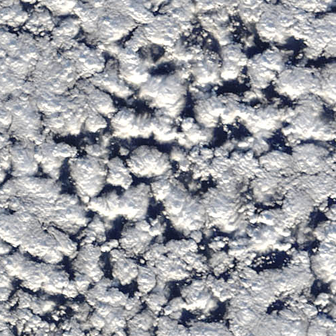
#> input picture croppedimage_1crop_53.png, 336 x 336 px, shrunk from 500 x 500 before the run
$ jupyter execute --allow-errors 'Edge Detected single image.ipynb'   (shell and % lines are left out)   (older library calls are emulated)
#> lines starting #> are read from the running program, lines starting #| are printed output that depends on the picture; after the words box and inside, x2 and y2 are one past the last pixel; in counts of white or black regions, pixels touching at a corner belong together
[cell 1]
from PIL import Image
import imageio
import numpy as np
import matplotlib.pyplot as plt
import pandas as pd
import cv2
from scipy import ndimage as ndi
from skimage import feature
from skimage.color import rgb2gray
from skimage import io

[cell 2]
im =cv2.imread('croppedimage_1crop_53.png')
#> im is the input picture: shape (336, 336, 3); mean B, G, R 163.9, 158.3, 156.7
hsv=cv2.cvtColor(im, cv2.COLOR_BGR2HSV)
#> hsv: shape (336, 336, 3); mean H, S, V 87.8, 26.2, 165.7
figure_size = 9
gray = cv2.cvtColor(im, cv2.COLOR_BGR2GRAY)


print('Original image')
print('Shape of the image : {}'.format(im.shape))
#| Shape of the image : (336, 336, 3)
print('Image Hight {}'.format(im.shape[0]))
#| Image Hight 336
print('Image Width {}'.format(im.shape[1]))
#| Image Width 336
print('Dimension of Image {}'.format(im.ndim))
#| Dimension of Image 3
print()
print()

print('Grayscale image')
print('Shape of the image : {}'.format(gray.shape))
#| Shape of the image : (336, 336)
print('Image Hight {}'.format(gray.shape[0]))
#| Image Hight 336
print('Image Width {}'.format(gray.shape[1]))
#| Image Width 336
print('Dimension of Image {}'.format(gray.ndim))
#| Dimension of Image 2

## Denoising

[cell 3]
gray_denoised = cv2.fastNlMeansDenoising(gray,10,10,7,21)
plt.imshow(gray_denoised)

## Median/Mean Blur low-pass filter on the denoised Image
> I did not really see the huge difference between using either so have left both on here. The commented one is median, currently mean is being implemented. (Haven't renamed the variable since it is used below :P)

[cell 4]
# median_image = cv2.medianBlur(gray_denoised, figure_size)
# plt.imshow(median_image)

median_image = cv2.blur(gray_denoised, (figure_size, figure_size))
plt.imshow(median_image)

## Open with CV2 + Sobel Edge

[cell 5]
# convolute with proper kernels
laplacian = cv2.Laplacian(median_image,cv2.CV_64F)
sobelx = cv2.Sobel(median_image,cv2.CV_64F,1,0,ksize=17)  # x
sobely = cv2.Sobel(median_image,cv2.CV_64F,0,1,ksize=17)  # y


plt.subplot(2,3,1),plt.imshow(median_image,cmap = 'gray')
plt.title('Original'), plt.xticks([]), plt.yticks([])
plt.subplot(2,3,2),plt.imshow(laplacian,cmap = 'gray')
plt.title('Laplacian'), plt.xticks([]), plt.yticks([])
plt.subplot(2,3,3),plt.imshow(median_image+laplacian,cmap = 'gray')
plt.title('Resulting Laplacian'), plt.xticks([]), plt.yticks([])

plt.subplot(2,3,4),plt.imshow(sobelx,cmap = 'gray')
plt.title('Sobel X'), plt.xticks([]), plt.yticks([])
plt.subplot(2,3,5),plt.imshow(sobely,cmap = 'gray')
plt.title('Sobel Y'), plt.xticks([]), plt.yticks([])
plt.subplot(2,3,6),plt.imshow(median_image+sobelx+sobely,cmap = 'gray')
plt.title('Resulting Sobel'), plt.xticks([]), plt.yticks([])

plt.show()

[cell 6]
resulting_sobel=median_image+sobelx+sobely
plt.imshow(resulting_sobel,cmap = 'gray')
plt.title("Resulting Sobel Image")
#> (the rest of this cell did not finish here and is left out)

## Scipy cluster detection on the Sobel image

[cell 7]
mask = resulting_sobel > resulting_sobel.mean() +10   # mask those pixels whose intensity is above mean
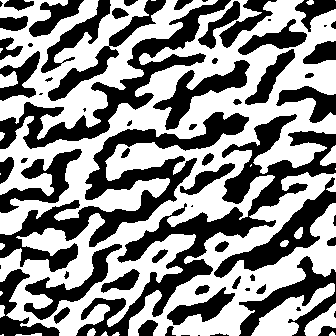
#> mask: shape (336, 336) bool; 54.8% white; 68 black regions (16 under 20 px), largest, box (x1, y1, x2, y2) and area: (76, 114, 336, 336) 9680, (0, 112, 249, 272) 8399, (0, 0, 231, 149) 5747
label_im, nb_labels = ndi.label(mask)   # connected components form clusters
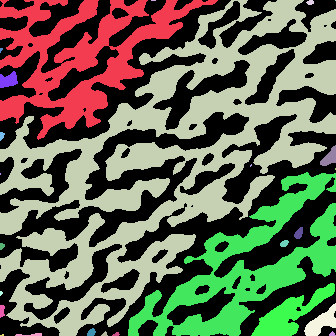
#> label_im: shape (336, 336) int32; 27 distinct labels, from 0 to 26; one colour per label, 0 black
#> nb_labels = 26
print(f"Number of clusters is {nb_labels}")
#| Number of clusters is 26
plt.imshow(label_im);

## Alternative Edges function - coloured image

[cell 8]

import numpy as np
import matplotlib.pyplot as plt

#define the vertical filter
vertical_filter = [[-1,-2,-1], [0,0,0], [1,2,1]]

#define the horizontal filter
horizontal_filter = [[-1,0,1], [-2,0,2], [-1,0,1]]

#read in the image
img = plt.imread('cropped_test.jpg')
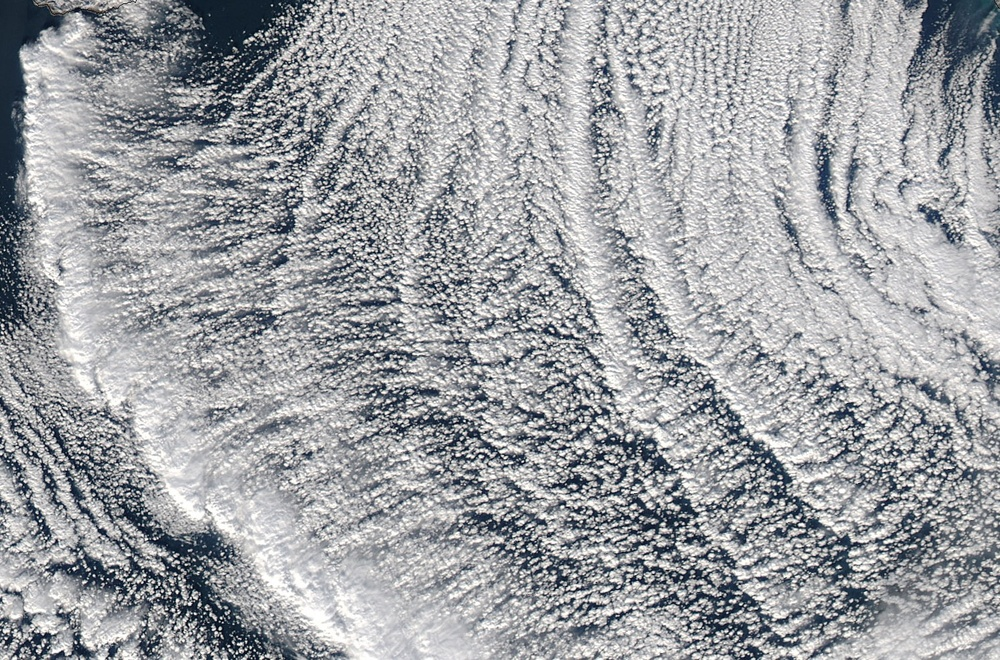
#> input picture cropped_test.jpg, 1000 x 660 px, shrunk from 1487 x 981 before the run
#> img is the input picture: shape (660, 1000, 3); mean R, G, B 159.1, 161.2, 164.8

#get the dimensions of the image
n,m,d = img.shape
#> n = 660; m = 1000; d = 3

#initialize the edges image
edges_img = img.copy()

#loop over all pixels in the image
for row in range(3, n-2):
    for col in range(3, m-2):

        #create little local 3x3 box
        local_pixels = img[row-1:row+2, col-1:col+2, 0]

        #apply the vertical filter
        vertical_transformed_pixels = vertical_filter*local_pixels
        #remap the vertical score
        vertical_score = vertical_transformed_pixels.sum()/4

        #apply the horizontal filter
        horizontal_transformed_pixels = horizontal_filter*local_pixels
        #remap the horizontal score
        horizontal_score = horizontal_transformed_pixels.sum()/4

        #combine the horizontal and vertical scores into a total edge score
        edge_score = (vertical_score**2 + horizontal_score**2)**.5

#         print(img.shape)
#         print([edge_score]*3)
#         print(edges_img[row, col])
        #insert this edge score into the edges image
        edges_img[row, col] = [edge_score]*3
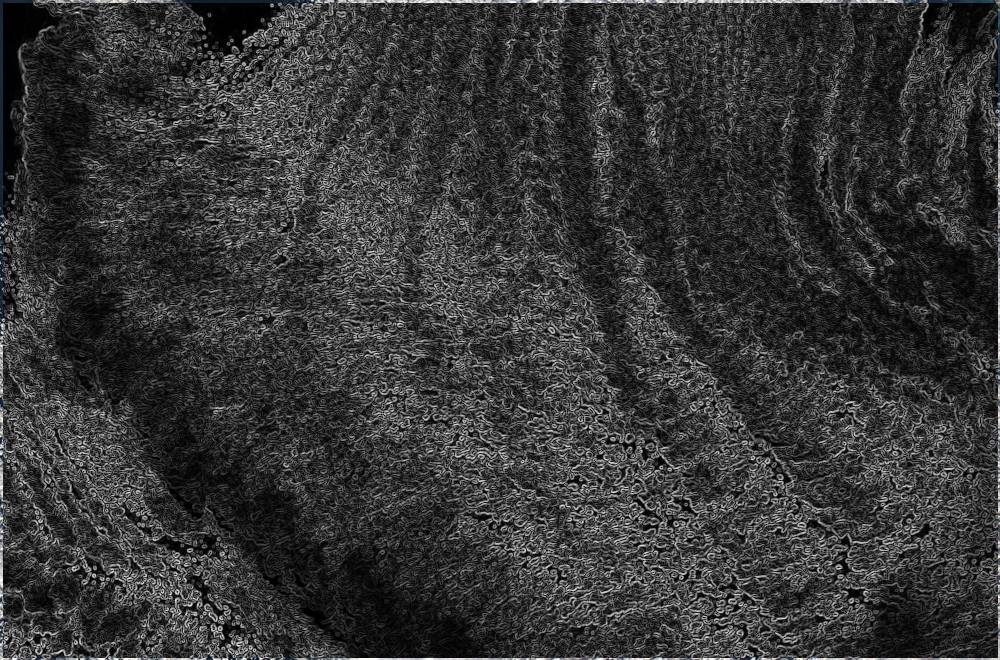
#> edges_img: shape (660, 1000, 3); mean R, G, B 54.3, 54.4, 54.4

#remap the values in the 0-1 range in case they went out of bounds
edges_img = edges_img/edges_img.max()
plt.imshow(edges_img)

[cell 9]
mask = edges_img > edges_img.mean()   # mask those pixels whose intensity is above mean
#> mask: shape (660, 1000, 3) bool
label_im, nb_labels = ndi.label(mask)   # connected components form clusters
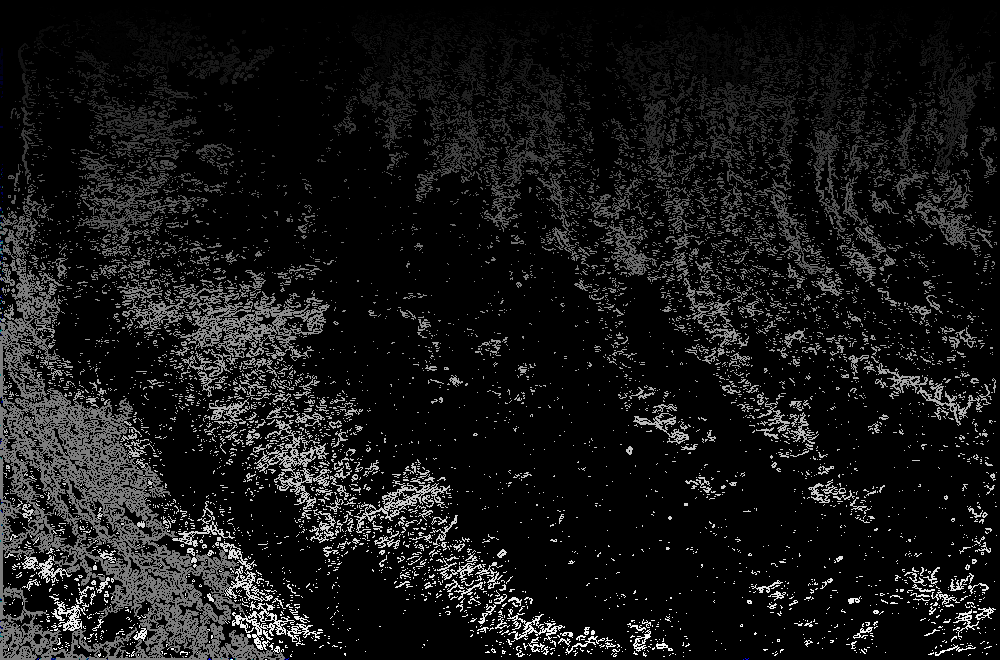
#> label_im: shape (660, 1000, 3) int32; mean R, G, B 1246.9, 1247.6, 1249.1; drawn with min black and max white
#> nb_labels = 14207
print(f"Number of clusters is {nb_labels}")
#| Number of clusters is 14207
plt.imshow(label_im);

## Alternative Edges function - grayscale image

[cell 10]

import numpy as np
import matplotlib.pyplot as plt

#define the vertical filter
vertical_filter = [[-1,-2,-1], [0,0,0], [1,2,1]]

#define the horizontal filter
horizontal_filter = [[-1,0,1], [-2,0,2], [-1,0,1]]


#get the dimensions of the image
n,m = median_image.shape
#> n = 336; m = 336

#initialize the edges image
edges_img = median_image.copy()

#loop over all pixels in the image
for row in range(3, n-2):
    for col in range(3, m-2):

        #create little local 3x3 box
        local_pixels = img[row-1:row+2, col-1:col+2]

        #apply the vertical filter
        vertical_transformed_pixels = vertical_filter*local_pixels
        #remap the vertical score
        vertical_score = vertical_transformed_pixels.sum()/4

        #apply the horizontal filter
        horizontal_transformed_pixels = horizontal_filter*local_pixels
        #remap the horizontal score
        horizontal_score = horizontal_transformed_pixels.sum()/4

        #combine the horizontal and vertical scores into a total edge score
        edge_score = (vertical_score**2 + horizontal_score**2)**.5

#         print(img.shape)
#         print([edge_score])
#         print(edges_img[row,col])
        #insert this edge score into the edges image
        edges_img[row, col] = edge_score
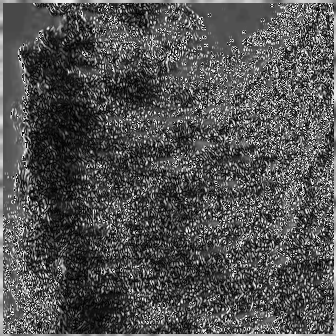
#> edges_img: shape (336, 336); min 0, max 255, mean 81.2

#remap the values in the 0-1 range in case they went out of bounds
edges_img = edges_img/edges_img.max()
plt.imshow(edges_img)

[cell 11]
mask = edges_img > edges_img.mean()   # mask those pixels whose intensity is above mean
#> mask: shape (336, 336) bool; 40.9% white in thin lines or dots
label_im, nb_labels = ndi.label(mask)   # connected components form clusters
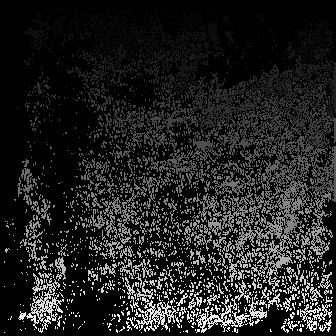
#> label_im: shape (336, 336) int32; min 0, max 3824, mean 503; drawn with min black and max white
#> nb_labels = 3824
print(f"Number of clusters is {nb_labels}")
#| Number of clusters is 3824
plt.imshow(label_im);

[cell 12]
median_image = cv2.medianBlur(gray_denoised, figure_size)
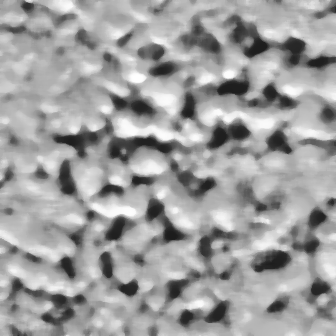
#> median_image: shape (336, 336); min 28, max 254, mean 158.9
can=cv2.Canny(median_image,100,200)
#> can: shape (336, 336); 7.6% white in thin lines or dots

[cell 13]
plt.imshow(can)

[cell 14]
plt.imshow(im)

[cell 15]
mask = gray > gray.mean()   # mask those pixels whose intensity is above mean
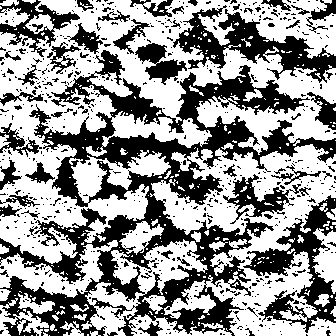
#> mask: shape (336, 336) bool; 58.5% white; 626 black regions (567 under 20 px), largest, box (x1, y1, x2, y2) and area: (0, 50, 336, 336) 27083, (173, 5, 336, 83) 4206, (243, 195, 336, 333) 4028
label_im, nb_labels = ndi.label(mask)   # connected components form clusters
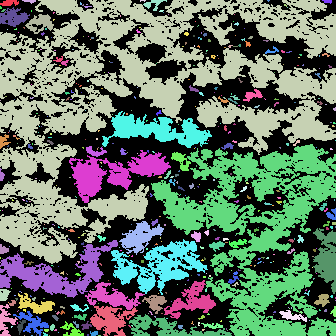
#> label_im: shape (336, 336) int32; 499 distinct labels, from 0 to 498; one colour per label, 0 black
#> nb_labels = 498
print(f"Number of clusters is {nb_labels}")
#| Number of clusters is 498
plt.imshow(label_im);
